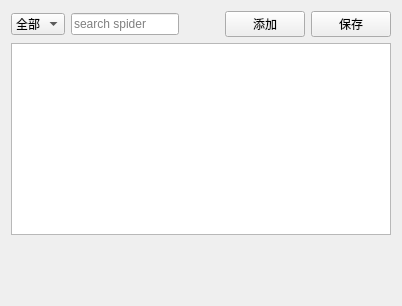
          <widget class="QWidget" name="tab_28">
           <attribute name="title">
            <string>起始页</string>
           </attribute>
           <layout class="QVBoxLayout" name="verticalLayout_7">
            <item>
             <layout class="QHBoxLayout" name="horizontalLayout_7">
              <item>
               <widget class="QComboBox" name="cmbTagFilter">
                <item>
                 <property name="text">
                  <string>全部</string>
                 </property>
                </item>
                <item>
                 <property name="text">
                  <string>图片</string>
                 </property>
                </item>
                <item>
                 <property name="text">
                  <string>漫画</string>
                 </property>
                </item>
                <item>
                 <property name="text">
                  <string>文档</string>
                 </property>
                </item>
                <item>
                 <property name="text">
                  <string>BBS</string>
                 </property>
                </item>
                <item>
                 <property name="text">
                  <string>资源</string>
                 </property>
                </item>
                <item>
                 <property name="text">
                  <string>电商</string>
                 </property>
                </item>
                <item>
                 <property name="text">
                  <string>财经</string>
                 </property>
                </item>
                <item>
                 <property name="text">
                  <string>工具</string>
                 </property>
                </item>
                <item>
                 <property name="text">
                  <string>新闻</string>
                 </property>
                </item>
               </widget>
              </item>
              <item>
               <widget class="QLineEdit" name="ledKeyword">
                <property name="placeholderText">
                 <string>search spider</string>
                </property>
               </widget>
              </item>
              <item>
               <spacer name="horizontalSpacer_2">
                <property name="orientation">
                 <enum>Qt::Horizontal</enum>
                </property>
                <property name="sizeHint" stdset="0">
                 <size>
                  <width>40</width>
                  <height>20</height>
                 </size>
                </property>
               </spacer>
              </item>
              <item>
               <widget class="QPushButton" name="btnNewSpider">
                <property name="text">
                 <string>添加</string>
                </property>
               </widget>
              </item>
              <item>
               <widget class="QPushButton" name="btnSaveSpiderTable">
                <property name="text">
                 <string>保存</string>
                </property>
               </widget>
              </item>
             </layout>
            </item>
            <item>
             <widget class="QTableWidget" name="tableWidget"/>
            </item>
            <item>
             <spacer name="verticalSpacer_7">
              <property name="orientation">
               <enum>Qt::Vertical</enum>
              </property>
              <property name="sizeType">
               <enum>QSizePolicy::Preferred</enum>
              </property>
              <property name="sizeHint" stdset="0">
               <size>
                <width>20</width>
                <height>40</height>
               </size>
              </property>
             </spacer>
            </item>
            <item>
             <layout class="QHBoxLayout" name="horizontalLayout_8">
              <item>
               <spacer name="horizontalSpacer_3">
                <property name="orientation">
                 <enum>Qt::Horizontal</enum>
                </property>
                <property name="sizeHint" stdset="0">
                 <size>
                  <width>40</width>
                  <height>20</height>
                 </size>
                </property>
               </spacer>
              </item>
             </layout>
            </item>
           </layout>
          </widget>
